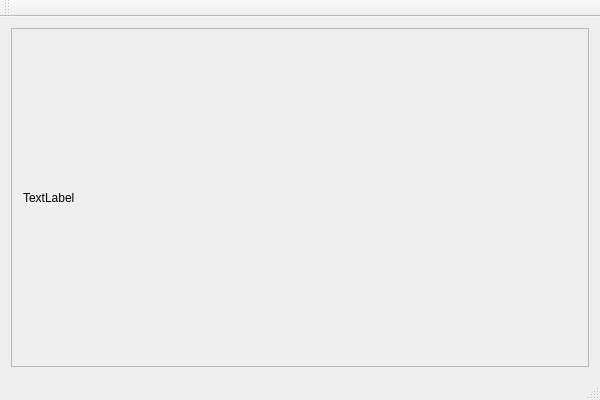
<?xml version="1.0" encoding="UTF-8"?>
<ui version="4.0">
 <class>QuazipTestClass</class>
 <widget class="QMainWindow" name="QuazipTestClass">
  <property name="geometry">
   <rect>
    <x>0</x>
    <y>0</y>
    <width>600</width>
    <height>400</height>
   </rect>
  </property>
  <property name="windowTitle">
   <string>QuazipTest</string>
  </property>
  <widget class="QWidget" name="centralWidget">
   <layout class="QGridLayout" name="gridLayout">
    <item row="0" column="0">
     <widget class="QScrollArea" name="scrollArea">
      <property name="widgetResizable">
       <bool>true</bool>
      </property>
      <widget class="QWidget" name="scrollAreaWidgetContents">
       <property name="geometry">
        <rect>
         <x>0</x>
         <y>0</y>
         <width>580</width>
         <height>323</height>
        </rect>
       </property>
       <layout class="QGridLayout" name="gridLayout_2">
        <item row="0" column="0">
         <widget class="QLabel" name="label">
          <property name="text">
           <string>TextLabel</string>
          </property>
         </widget>
        </item>
       </layout>
      </widget>
     </widget>
    </item>
   </layout>
  </widget>
  <widget class="QMenuBar" name="menuBar">
   <property name="geometry">
    <rect>
     <x>0</x>
     <y>0</y>
     <width>600</width>
     <height>23</height>
    </rect>
   </property>
  </widget>
  <widget class="QToolBar" name="mainToolBar">
   <attribute name="toolBarArea">
    <enum>TopToolBarArea</enum>
   </attribute>
   <attribute name="toolBarBreak">
    <bool>false</bool>
   </attribute>
  </widget>
  <widget class="QStatusBar" name="statusBar"/>
 </widget>
 <layoutdefault spacing="6" margin="11"/>
 <resources>
  <include location="quaziptest.qrc"/>
 </resources>
 <connections/>
</ui>
